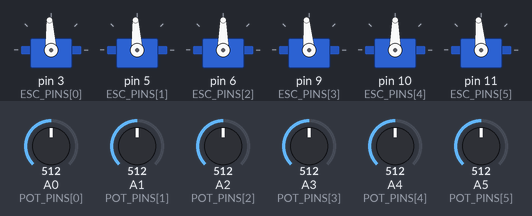
Simulated run of this sketch. Board: Arduino Uno, built with avr-gcc and run on an emulated ATmega328P. On the bench: 6 × servo. The inputs (shaded band) are chosen by the test bench; at power-on: A0 (POT_PINS[0]) = 512, A1 (POT_PINS[1]) = 512, A2 (POT_PINS[2]) = 512, A3 (POT_PINS[3]) = 512, A4 (POT_PINS[4]) = 512, A5 (POT_PINS[5]) = 512. What the sketch prints to the serial monitor is not drawn.

Above: at 4.8 s.
4.9 s: A0 (POT_PINS[0]) set to 716
At 5.01 s:
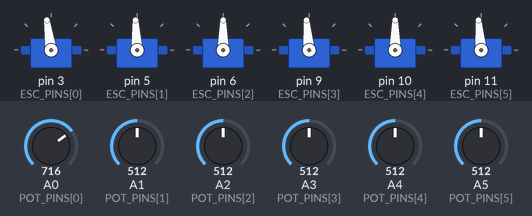
6.6 s: A1 (POT_PINS[1]) set to 537
9.6 s: A1 (POT_PINS[1]) set to 561
11.1 s: A2 (POT_PINS[2]) set to 716
At 11.21 s:
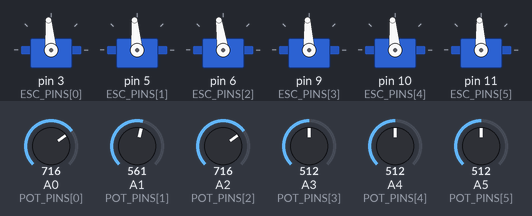
12.8 s: A3 (POT_PINS[3]) set to 549
15.8 s: A4 (POT_PINS[4]) set to 716
At 15.91 s:
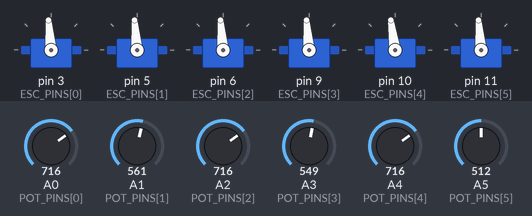
Timing chart, 0 to 18.5 s (numbered marks = the images above; inputs shaded):
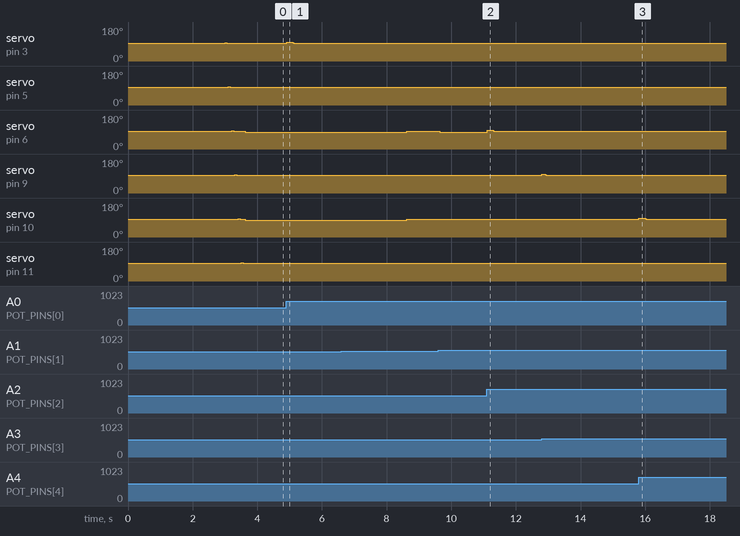

The sketch:

Coordinated_Multi_Motor_Test.ino
```cpp
#include <Servo.h>

/* ===== Pins  ===== */
const uint8_t ESC_PINS[6] = {3, 5, 6, 9, 10, 11};   // 1L,1R,2L,2R,3L,3R
const uint8_t POT_PINS[6] = {A0, A1, A2, A3, A4, A5};
const char*   NAMES[6]    = {"1L","1R","2L","2R","3L","3R"};

/* ===== ESC centered PWM ===== */
const int ESC_MID    = 1500;
const int MIN_OFFSET = 25;
const int MAX_OFFSET = 50;

/* ===== Angle↔Count calibration ===== */
const float ZERO_COUNT          = 520.0f;
const float DEG_PER_COUNT_LEFT  = -60.0f / (800.0f - 520.0f);
const float DEG_PER_COUNT_RIGHT = -60.0f / (240.0f - 520.0f);
const float CNT_PER_DEG_LEFT    = 1.0f / DEG_PER_COUNT_LEFT;   // -4.6667
const float CNT_PER_DEG_RIGHT   = 1.0f / DEG_PER_COUNT_RIGHT;  // +4.6667

enum Side { LEFT_SIDE, RIGHT_SIDE };
const Side SIDE[6] = {LEFT_SIDE, RIGHT_SIDE, LEFT_SIDE, RIGHT_SIDE, LEFT_SIDE, RIGHT_SIDE};

inline int   angleToCounts(Side s, float deg) { return (int)lroundf(ZERO_COUNT + deg * ((s==LEFT_SIDE)?CNT_PER_DEG_LEFT:CNT_PER_DEG_RIGHT)); }
inline float countsToAngle(Side s, int counts){ return (counts - ZERO_COUNT) * ((s==LEFT_SIDE)?DEG_PER_COUNT_LEFT:DEG_PER_COUNT_RIGHT); }

/* ===== PD control  ===== */
float Kp_us_per_count     = 0.0025f;
float Kd_us_per_cnt_per_s = 0.50f;
const float DERIV_LP_ALPHA = 0.12f;

/* ===== Arrival / timing  ===== */
const int   ARRIVE_TOL              = 20;        // ±counts to declare arrived
const unsigned long HOLD_MS         = 1000;      // neutral hold (logging)
const unsigned long MOVE_TIMEOUT_MS = 5000;     // full time allowed to reach a pose

/* ===== Safety (angle bounds only) ===== */
const float SAFE_MIN_DEG = -70.0f;
const float SAFE_MAX_DEG =  90.0f;

/* ===== POSES from Stewart IK (deg) =====
   Each row = {1L,1R,2L,2R,3L,3R}
   Replace with your IK outputs:
*/// Order per row: {1L, 1R, 2L, 2R, 3L, 3R} in degrees
const float POSES[][6] = {
  { -1.286f,   1.286f,  -7.929f, -20.571f, -25.286f, -11.571f },  // row 1
  { -5.571f, -21.000f, -13.071f,  -1.929f,  25.929f,  -0.857f },  // row 2
  {-10.500f, -20.786f, -14.571f, -12.857f,  -1.714f, -16.071f },  // row 3
  { 11.786f, -24.000f, -19.714f, -20.357f,   0.429f,   6.643f },  // row 4
  { -9.643f, -26.143f, -19.929f, -18.857f,  -8.143f,  -5.786f },  // row 5
  {-14.143f, -25.286f, -24.429f,  15.000f,  12.429f,   4.929f },  // row 6
  {  2.786f, -19.071f, -28.500f,  -6.000f,  -0.214f,   5.571f },  // row 7
  {-10.714f, -21.429f, -22.929f, -10.286f,  -5.571f,  -5.786f },  // row 8
  {-12.429f, -21.429f, -21.214f,  -1.286f,  -2.143f,  -5.357f },  // row 9
  { -2.571f, -25.500f, -33.214f,  -5.357f,   0.000f,   8.786f },  // row 10
  {-15.214f, -24.643f, -25.714f,   8.143f,   3.214f,  -0.429f },  // row 11
  {-31.500f,   7.071f,  30.000f,  17.143f,   2.786f, -31.071f },  // row 12
  {-34.286f,   1.286f,   4.714f,   4.929f,  -0.643f, -28.714f },  // row 13
  {  7.714f,   2.357f,  -2.143f, -10.500f,  -3.429f,  -8.786f },  // row 14
  { -3.214f, -13.714f, -15.857f, -20.786f, -14.571f,  -4.929f },  // row 15
  {  3.643f,  28.929f,   7.929f, -22.071f, -32.357f,  -2.786f },  // row 16
  {  3.857f,  18.214f, -13.286f, -28.286f, -33.857f,   3.214f },  // row 17
  {-12.643f,   1.714f, -16.714f, -21.214f, -29.143f,  -4.714f },  // row 18
  {-29.357f,   1.286f,  -3.643f,  27.000f,   8.786f,  -3.643f },  // row 19
  {-23.571f,  -9.857f, -18.214f,   9.000f,  -3.429f,  -8.786f },  // row 20
  {-24.214f,  30.000f,  14.571f,   5.571f, -19.714f, -15.000f },  // row 21
  {-28.929f,  32.357f,  25.714f,  25.286f,  -7.500f, -15.214f },  // row 22
  {-20.786f,  27.643f,  18.643f,  25.929f,   2.143f,   5.143f },  // row 23
  {  6.643f,   2.357f, -17.357f,   7.286f,  -0.214f,  25.714f },  // row 24
  {-12.857f,  -9.643f, -19.500f,   4.929f,   0.000f,   8.571f },  // row 25
  {-14.357f, -15.214f, -20.571f,  16.714f,  20.143f,  13.286f },  // row 26
  {-11.357f,  10.929f,  -9.857f,  12.429f,   3.857f,   8.786f },  // row 27
  { 30.214f, -12.000f, -13.286f, -19.714f,  -4.929f,  16.071f },  // row 28
  { -0.214f, -27.000f, -23.571f, -11.786f,   0.000f,  -0.857f },  // row 29
  {  1.929f, -24.429f, -22.071f, -20.357f,  -3.429f,   7.071f },  // row 30
  {  7.714f, -15.000f, -25.500f, -15.857f,  -3.643f,  16.286f },  // row 31
  { -0.857f,  -4.286f,   6.857f, -16.714f, -11.786f,  -3.214f },  // row 32
  { -6.000f, -10.500f,   0.429f, -13.929f, -10.286f,  -4.071f },  // row 33
  {-10.071f, -24.000f,  -7.286f,   1.071f,  18.857f,  -6.214f },  // row 34
  { -1.500f, -31.714f, -24.000f,  -3.857f,  17.357f,  13.286f },  // row 35
  {  0.643f, -32.357f, -31.714f,  -2.786f,  10.071f,  14.786f },  // row 36
  {  0.214f, -30.000f, -27.643f,  -7.714f,   4.286f,   1.286f },  // row 37
  {-21.429f,  -1.714f,  19.714f,   3.643f,   1.071f, -27.214f },  // row 38
  {-31.500f,  -6.000f,  12.643f,  17.143f,   9.429f, -28.071f },  // row 39
  {-28.929f,  -7.929f,   4.286f,   4.286f,   9.214f, -27.214f },  // row 40
  { 22.286f, -20.786f, -10.500f,  -9.000f,  14.571f,  12.643f },  // row 41
  {-12.000f, -26.571f, -15.214f,  -9.214f,   8.357f, -11.786f },  // row 42
  { -4.714f, -30.643f, -14.571f,  -2.143f,  25.929f,  -4.714f },  // row 43
  {-17.143f,  29.786f,  28.714f,   0.000f, -11.571f, -18.000f },  // row 44
  {-16.714f,  10.500f,   7.714f,  -6.643f, -15.429f,  -8.143f },  // row 45
  {-10.714f,  -3.000f, -15.643f, -20.786f, -28.071f,   1.071f },  // row 46
  {-13.929f,   6.429f,   7.071f, -17.786f, -29.357f,  -9.429f },  // row 47
  {-15.214f,  -0.214f,  -7.286f, -22.929f, -31.714f,  -7.714f },  // row 48
  { -9.429f,  -3.643f, -11.786f, -24.643f, -28.071f,  -4.714f },  // row 49
  {-12.857f,   9.429f,  26.143f, -12.214f, -20.357f, -16.071f },  // row 50
};


const int N_POSES = sizeof(POSES)/sizeof(POSES[0]);

/* ===== State ===== */
Servo esc[6];
int   plusEffect[6] = {-1,-1,-1,-1,-1,-1};    // +us -> +counts? (calibrated at startup)
float lastCounts[6] = {NAN,NAN,NAN,NAN,NAN,NAN};
float vel_filt[6]   = {0,0,0,0,0,0};

unsigned long lastMicros = 0;

int   poseIdx = 0;
int   tgtCounts[6];

bool  arrived[6];
unsigned long poseStart = 0;
bool  holding = false;
unsigned long holdStart = 0;
unsigned long snapshotMillis = 0;  // <-- new
unsigned long reach_ms = 0;        // <-- new
bool  finished = false;

/* Snapshot at hold entry */
float snapDeg[6];
const char* snapStatus[6];   // "reached" / "not_reached"

/* ===== Helpers ===== */
int readPotFiltered(uint8_t pin) { long s=0; for (int i=0;i<8;++i) s += analogRead(pin); return (int)(s>>3); }

void calibrateDirection(Servo& e, uint8_t potPin, int &plusEff) {
  int r0 = readPotFiltered(potPin);
  e.writeMicroseconds(ESC_MID + 30); delay(60);
  e.writeMicroseconds(ESC_MID);      delay(40);
  int r1 = readPotFiltered(potPin);
  plusEff = (r1 > r0) ? +1 : -1;     // +μs increased counts?
}

int pdToPulse(float u_us) {
  int sign = (u_us > 0) ? +1 : (u_us < 0 ? -1 : 0);
  int mag  = (int)fabs(u_us);
  if (mag < MIN_OFFSET) mag = MIN_OFFSET;
  if (mag > MAX_OFFSET) mag = MAX_OFFSET;
  return ESC_MID + sign * mag;
}

void neutralAll() { for (int i=0;i<6;++i) esc[i].writeMicroseconds(ESC_MID); }

void beginPose(int p) {
  for (int i=0;i<6;++i) {
    tgtCounts[i] = angleToCounts(SIDE[i], POSES[p][i]);
    arrived[i]   = false;
    lastCounts[i]= NAN;  // reset D-term state
    vel_filt[i]  = 0.0f;
  }
  holding = false;
  poseStart = millis();
}

/* ===== Arduino ===== */
void setup() {
  Serial.begin(115200);

  for (int i=0;i<6;++i) {
    pinMode(POT_PINS[i], INPUT);
    esc[i].attach(ESC_PINS[i]);
    esc[i].writeMicroseconds(ESC_MID);
  }
  delay(3000); // arming

  // Calibrate all channels once
  for (int i=0;i<6;++i) calibrateDirection(esc[i], POT_PINS[i], plusEffect[i]);

  lastMicros = micros();

  // CSV header: added reach_ms
  Serial.println(F("pose,"
                   "status_1L,status_1R,status_2L,status_2R,status_3L,status_3R,pose_status,reach_ms,"
                   "last_1L_deg,last_1R_deg,last_2L_deg,last_2R_deg,last_3L_deg,last_3R_deg"));

  beginPose(0);
}

void loop() {
  if (finished) return;

  // Timing
  unsigned long nowMicros = micros();
  float dt_s = (nowMicros - lastMicros) / 1e6f;
  if (dt_s <= 0) dt_s = 1e-3f;
  lastMicros = nowMicros;

  // Read all channels
  int raw[6]; float ang[6];
  for (int i=0;i<6;++i) { raw[i] = readPotFiltered(POT_PINS[i]); ang[i] = countsToAngle(SIDE[i], raw[i]); }

  // Drive all six (NO CREEP)
  bool allArrived = true;
  bool timedOut   = (millis() - poseStart) > MOVE_TIMEOUT_MS;

  if (!holding) {
    for (int i=0;i<6;++i) {
      // Angle safety only
      if (ang[i] < SAFE_MIN_DEG || ang[i] > SAFE_MAX_DEG) {
        arrived[i] = true;  // stop trying this motor
        esc[i].writeMicroseconds(ESC_MID);
        continue;
      }

      int err = tgtCounts[i] - raw[i];
      int aerr = abs(err);

      // D-term in counts/s, filtered
      if (isnan(lastCounts[i])) lastCounts[i] = raw[i];
      float vel_cnt_s = (raw[i] - lastCounts[i]) / dt_s;
      lastCounts[i] = raw[i];
      vel_filt[i] = (1.0f - DERIV_LP_ALPHA)*vel_filt[i] + DERIV_LP_ALPHA*vel_cnt_s;

      if (aerr <= ARRIVE_TOL) {
        arrived[i] = true;
        esc[i].writeMicroseconds(ESC_MID);
      } else if (!timedOut) {
        arrived[i] = false;
        float u_base = Kp_us_per_count * (float)err - Kd_us_per_cnt_per_s * vel_filt[i];
        int desiredSignCounts = (err > 0) ? +1 : -1;
        int sideSign          = (plusEffect[i] == desiredSignCounts) ? +1 : -1;
        float u_signed        = sideSign * fabs(u_base);
        int pwm               = pdToPulse(u_signed);
        esc[i].writeMicroseconds(pwm);
      } else {
        // timed out: stop driving this channel
        arrived[i] = false; // will be not_reached
        esc[i].writeMicroseconds(ESC_MID);
      }

      if (!arrived[i]) allArrived = false;
    }

    // Enter HOLD when either all in tolerance OR timeout elapsed
    if (allArrived || timedOut) {
      // Snapshot once at hold entry; decide per-motor status here
      for (int i=0;i<6;++i) {
        snapDeg[i] = ang[i];
        int finalErrCounts = abs(tgtCounts[i] - raw[i]);
        bool thisReached   = (finalErrCounts <= ARRIVE_TOL) && !timedOut;
        snapStatus[i] = thisReached ? "reached" : "not_reached";
        esc[i].writeMicroseconds(ESC_MID); // neutral during hold
      }
      snapshotMillis = millis();                 // <-- stamp
      reach_ms = snapshotMillis - poseStart;     // <-- how long pose took
      holdStart = snapshotMillis;
      holding = true;
    }
  } else {
    // In HOLD: remain neutral (NO CREEP)
    for (int i=0;i<6;++i) esc[i].writeMicroseconds(ESC_MID);

    // End of hold → log & advance
    if (millis() - holdStart >= HOLD_MS) {
      bool poseOK = true;
      for (int i=0;i<6;++i) if (snapStatus[i][0] == 'n') poseOK = false;

      Serial.print(poseIdx + 1); Serial.print(",");
      Serial.print(snapStatus[0]); Serial.print(",");
      Serial.print(snapStatus[1]); Serial.print(",");
      Serial.print(snapStatus[2]); Serial.print(",");
      Serial.print(snapStatus[3]); Serial.print(",");
      Serial.print(snapStatus[4]); Serial.print(",");
      Serial.print(snapStatus[5]); Serial.print(",");
      Serial.print(poseOK ? "reached" : "not_reached"); Serial.print(",");
      Serial.print(reach_ms); Serial.print(",");  // <-- new column
      Serial.print(snapDeg[0], 3); Serial.print(",");
      Serial.print(snapDeg[1], 3); Serial.print(",");
      Serial.print(snapDeg[2], 3); Serial.print(",");
      Serial.print(snapDeg[3], 3); Serial.print(",");
      Serial.print(snapDeg[4], 3); Serial.print(",");
      Serial.println(snapDeg[5], 3);

      // Next pose
      poseIdx++;
      if (poseIdx >= N_POSES) {
        neutralAll();
        finished = true;
        return;
      } else {
        holding = false;
        beginPose(poseIdx);
      }
    }
  }
}
```

Measured:
- after the input at 4.9 s, servo on pin 3 (ESC_PINS[0]): 93° → 98° at once, → 95° 0.19 s later
- after the input at 11.1 s, servo on pin 6 (ESC_PINS[2]): 90° → 98° at once, → 95° 0.19 s later
- after the input at 15.8 s, servo on pin 10 (ESC_PINS[4]): 93° → 98° at once, → 95° 0.19 s later
